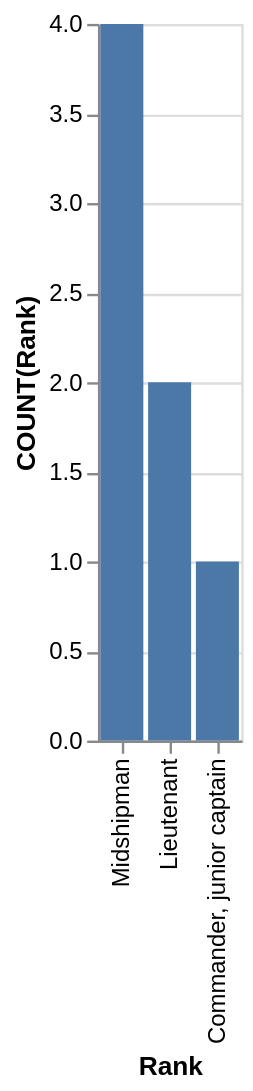

Express this chart as Vega-Lite.
### Vega-Lite specification from a JSON file in a GitHub repository (floating-point values rounded to 4 significant figures)
{"data": {"values": [{"x_data": "Commander, junior captain", "y_data": 1}, {"x_data": "Lieutenant", "y_data": 2}, {"x_data": "Midshipman", "y_data": 4}]}, "mark": "bar", "encoding": {"x": {"field": "x_data", "type": "nominal", "title": "Rank", "sort": "descending"}, "y": {"field": "y_data", "type": "quantitative", "title": "COUNT(Rank)"}}}
